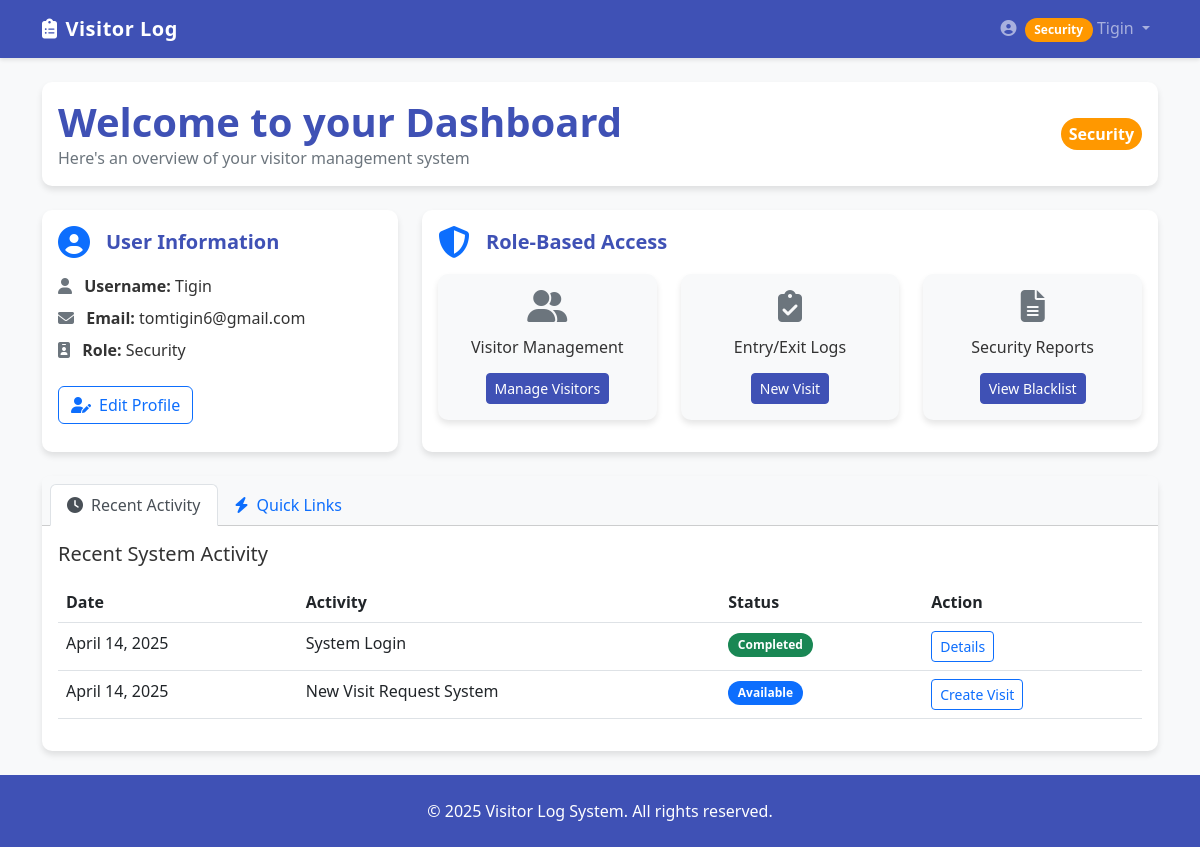
Page /dashboard/ (signed in) on the committed database.
### users/models.py (models this page shows, shortened)
class CustomUser(AbstractUser):
    class Role(models.TextChoices):
        ADMIN = 'ADMIN', 'Admin'
        RESIDENT = 'RESIDENT', 'Resident'
        SECURITY = 'SECURITY', 'Security'
    role = models.CharField(
        max_length=10,
        choices=Role.choices,
        default=Role.RESIDENT
    )

### users/views.py (the view)
# urls.py: path('dashboard/', views.DashboardView.as_view(), name='dashboard'),
class DashboardView(LoginRequiredMixin, TemplateView):
    template_name = 'users/dashboard.html'
    def get_context_data(self, **kwargs):
        context = super().get_context_data(**kwargs)
        user = self.request.user
        context['user'] = user
        return context

### users/templates/users/dashboard.html (shortened to what this page needs)
{% extends "base.html" %}
{% load static %}
{% block content %}
<div class="container">
    <div class="row mb-4">
        <div class="col-12">
            <div class="card">
                <div class="card-body d-flex align-items-center">
                    <div>
                        <h1 class="card-title mb-0">Welcome to your Dashboard</h1>
                        <p class="text-muted mb-0">Here's an overview of your visitor management system</p>
                    </div>
                    <div class="ms-auto">
                        {% if user.role == 'ADMIN' %}
                            <span class="badge admin-role p-2 fs-6">Administrator</span>
                        {% elif user.role == 'SECURITY' %}
                            <span class="badge security-role p-2 fs-6">Security</span>
                        {% elif user.role == 'RESIDENT' %}
                            <span class="badge resident-role p-2 fs-6">Resident</span>
                        {% endif %}
                    </div>
                </div>
            </div>
        </div>
    </div>
    <div class="row g-4">
        <div class="col-md-4">
            <div class="card h-100">
                <div class="card-body">
                    <div class="d-flex align-items-center mb-3">
                        <i class="fas fa-user-circle fa-2x text-primary me-3"></i>
                        <h5 class="card-title mb-0">User Information</h5>
                    </div>
                    <div class="card-text">
                        <div class="mb-2">
                            <i class="fas fa-user me-2 text-muted"></i>
                            <strong>Username:</strong> {{ user.username }}
                        </div>
                        <div class="mb-2">
                            <i class="fas fa-envelope me-2 text-muted"></i>
                            <strong>Email:</strong> {{ user.email }}
                        </div>
                        <div class="mb-2">
                            <i class="fas fa-id-badge me-2 text-muted"></i>
                            <strong>Role:</strong> {{ user.get_role_display }}
                        </div>
                    </div>
                    <a href="{% url 'edit_profile' %}" class="btn btn-outline-primary mt-3">
                        <i class="fas fa-user-edit me-2"></i>Edit Profile
                    </a>
                </div>
            </div>
        </div>
        <div class="col-md-8">
            <div class="card h-100">
                <div class="card-body">
                    <div class="d-flex align-items-center mb-3">
                        <i class="fas fa-shield-alt fa-2x text-primary me-3"></i>
                        <h5 class="card-title mb-0">Role-Based Access</h5>
                    </div>
                    {% if user.role == 'ADMIN' %}
                        <div class="row">
                            <div class="col-md-4 mb-3">
                                <div class="card h-100 bg-light">
                                    <div class="card-body text-center">
                                        <i class="fas fa-users-cog fa-2x mb-3 text-secondary"></i>
                                        <h6>User Management</h6>
                                        <a href="/admin/users/customuser/" class="btn btn-sm btn-primary mt-2">Manage Users</a>
                                    </div>
                                </div>
                            </div>
                            <div class="col-md-4 mb-3">
                                <div class="card h-100 bg-light">
                                    <div class="card-body text-center">
                                        <i class="fas fa-ban fa-2x mb-3 text-secondary"></i>
                                        <h6>Blacklist Management</h6>
                                        <a href="{% url 'blacklist_list' %}" class="btn btn-sm btn-primary mt-2">Manage Blacklist</a>
                                    </div>
                                </div>
                            </div>
                            <div class="col-md-4 mb-3">
                                <div class="card h-100 bg-light">
                                    <div class="card-body text-center">
                                        <i class="fas fa-chart-line fa-2x mb-3 text-secondary"></i>
                                        <h6>All Reports</h6>
                                        <a href="{% url 'report_list' %}" class="btn btn-sm btn-primary mt-2">View Reports</a>
                                    </div>
                                </div>
                            </div>
                        </div>
                    {% elif user.role == 'SECURITY' %}
                        <div class="row">
                            <div class="col-md-4 mb-3">
                                <div class="card h-100 bg-light">
                                    <div class="card-body text-center">
                                        <i class="fas fa-user-friends fa-2x mb-3 text-secondary"></i>
                                        <h6>Visitor Management</h6>
                                        <a href="{% url 'visit_list' %}" class="btn btn-sm btn-primary mt-2">Manage Visitors</a>
                                    </div>
                                </div>
                            </div>
                            <div class="col-md-4 mb-3">
                                <div class="card h-100 bg-light">
                                    <div class="card-body text-center">
                                        <i class="fas fa-clipboard-check fa-2x mb-3 text-secondary"></i>
                                        <h6>Entry/Exit Logs</h6>
                                        <a href="{% url 'create_visit_request' %}" class="btn btn-sm btn-primary mt-2">New Visit</a>
                                    </div>
                                </div>
                            </div>
                            <div class="col-md-4 mb-3">
                                <div class="card h-100 bg-light">
                                    <div class="card-body text-center">
                                        <i class="fas fa-file-alt fa-2x mb-3 text-secondary"></i>
                                        <h6>Security Reports</h6>
                                        <a href="{% url 'blacklist_list' %}" class="btn btn-sm btn-primary mt-2">View Blacklist</a>
                                    </div>
                                </div>
                            </div>
                        </div>
                    {% endif %}
                </div>
            </div>
        </div>
        <div class="col-12">
            <div class="card">
                <div class="card-header bg-light">
                    <ul class="nav nav-tabs card-header-tabs" id="dashboardTabs" role="tablist">
                        <li class="nav-item" role="presentation">
                            <button class="nav-link active" id="activity-tab" data-bs-toggle="tab" data-bs-target="#activity"
                                type="button" role="tab" aria-controls="activity" aria-selected="true">
                                <i class="fas fa-clock me-2"></i>Recent Activity
                            </button>
                        </li>
                        <li class="nav-item" role="presentation">
                            <button class="nav-link" id="quicklinks-tab" data-bs-toggle="tab" data-bs-target="#quicklinks"
                                type="button" role="tab" aria-controls="quicklinks" aria-selected="false">
                                <i class="fas fa-bolt me-2"></i>Quick Links
                            </button>
                        </li>
                    </ul>
                </div>
                <div class="card-body">
                    <div class="tab-content" id="dashboardTabsContent">
                        <div class="tab-pane fade show active" id="activity" role="tabpanel" aria-labelledby="activity-tab">
                            <div class="row">
                                <div class="col-12">
                                    <h5 class="mb-3">Recent System Activity</h5>
                                    <div class="table-responsive">
                                        <table class="table table-hover">
                                            <thead>
                                                <tr>
                                                    <th scope="col">Date</th>
                                                    <th scope="col">Activity</th>
                                                    <th scope="col">Status</th>
                                                    <th scope="col">Action</th>
                                                </tr>
                                            </thead>
                                            <tbody>
                                                <tr>
                                                    <td>{% now "F d, Y" %}</td>
                                                    <td>System Login</td>
                                                    <td><span class="badge bg-success">Completed</span></td>
                                                    <td><a href="#" class="btn btn-sm btn-outline-primary">Details</a></td>
                                                </tr>
                                                {% if user.role == 'SECURITY' %}
                                                    <tr>
                                                        <td>{% now "F d, Y" %}</td>
                                                        <td>New Visit Request System</td>
                                                        <td><span class="badge bg-primary">Available</span></td>
                                                        <td><a href="{% url 'create_visit_request' %}" class="btn btn-sm btn-outline-primary">Create Visit</a></td>
                                                    </tr>
                                                {% endif %}
                                            </tbody>
                                        </table>
                                    </div>
                                </div>
                            </div>
                        </div>
                    </div>
                </div>
            </div>
        </div>
    </div>
</div>
{% endblock %}

### users/templates/base.html (shortened to what this page needs)
<!DOCTYPE html>
<html lang="en">
<head>
    <link href="https://cdn.jsdelivr.net/npm/bootstrap@5.2.3/dist/css/bootstrap.min.css" rel="stylesheet">
    <link rel="stylesheet" href="https://cdnjs.cloudflare.com/ajax/libs/font-awesome/6.1.1/css/all.min.css">
</head>
<body>
    <nav class="navbar navbar-expand-lg navbar-dark">
        <div class="container">
            <a class="navbar-brand" href="{% url 'dashboard' %}">
                <i class="fas fa-clipboard-list me-2"></i>Visitor Log
            </a>
            <div class="collapse navbar-collapse" id="navbarNav">
                <ul class="navbar-nav ms-auto">
                    {% if user.is_authenticated %}
                        <li class="nav-item dropdown">
                            <a class="nav-link dropdown-toggle" href="#" id="navbarDropdown" role="button"
                                data-bs-toggle="dropdown" aria-expanded="false">
                                <i class="fas fa-user-circle me-1"></i>
                                {% if user.role == 'ADMIN' %}
                                    <span class="badge admin-role">Admin</span>
                                {% elif user.role == 'SECURITY' %}
                                    <span class="badge security-role">Security</span>
                                {% elif user.role == 'RESIDENT' %}
                                    <span class="badge resident-role">Resident</span>
                                {% endif %}
                                {{ user.username }}
                            </a>
                        </li>
                    {% else %}
                        <li class="nav-item">
                            <a class="nav-link" href="{% url 'login' %}">
                                <i class="fas fa-sign-in-alt me-1"></i>Login
                            </a>
                        </li>
                    {% endif %}
                </ul>
            </div>
        </div>
    </nav>
    <main class="py-4">
        {% block content %}{% endblock %}
    </main>
    <footer class="footer">
        <div class="container text-center">
            <p class="mb-0">© 2025 Visitor Log System. All rights reserved.</p>
        </div>
    </footer>
</body>
</html>

### users/templates/base.html (style rules this page uses)
:root { --primary-color: #3f51b5; --secondary-color: #f50057; --dark-color: #303030; --light-color: #f5f5f5; --success-color: #4caf50; --warning-color: #ff9800; --danger-color: #f44336; --info-color: #2196f3; }
body { font-family: 'Segoe UI', Tahoma, Geneva, Verdana, sans-serif; background-color: #f8f9fa; color: #333; min-height: 100vh; display: flex; flex-direction: column; }
.navbar { background-color: var(--primary-color); box-shadow: 0 2px 4px rgba(0, 0, 0, 0.1); }
.navbar-brand { font-weight: 700; letter-spacing: 0.5px; }
.navbar .nav-link { font-weight: 500; transition: all 0.3s ease; }
.card { border: none; border-radius: 10px; box-shadow: 0 4px 6px rgba(0, 0, 0, 0.1); transition: all 0.3s ease; }
.card-title { font-weight: 600; color: var(--primary-color); }
.btn-primary { background-color: var(--primary-color); border-color: var(--primary-color); }
.footer { background-color: var(--primary-color); color: white; padding: 1.5rem 0; margin-top: auto; }
.badge { padding: 0.5em 0.8em; border-radius: 30px; }
.security-role { background-color: var(--warning-color); color: white; }

### rows in the picture
CustomUser: username "Tigin", email "tomtigin6@gmail.com", role "Security"
